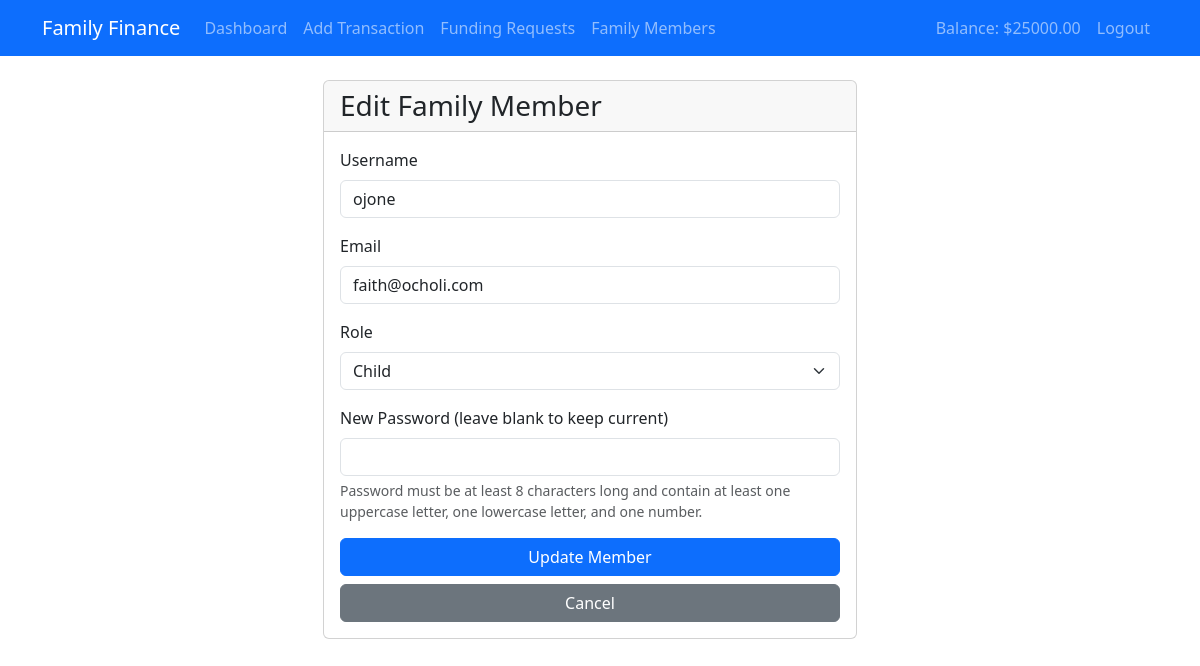
/edit_family_member/3 (signed in), run on an earlier commit of the app's database.
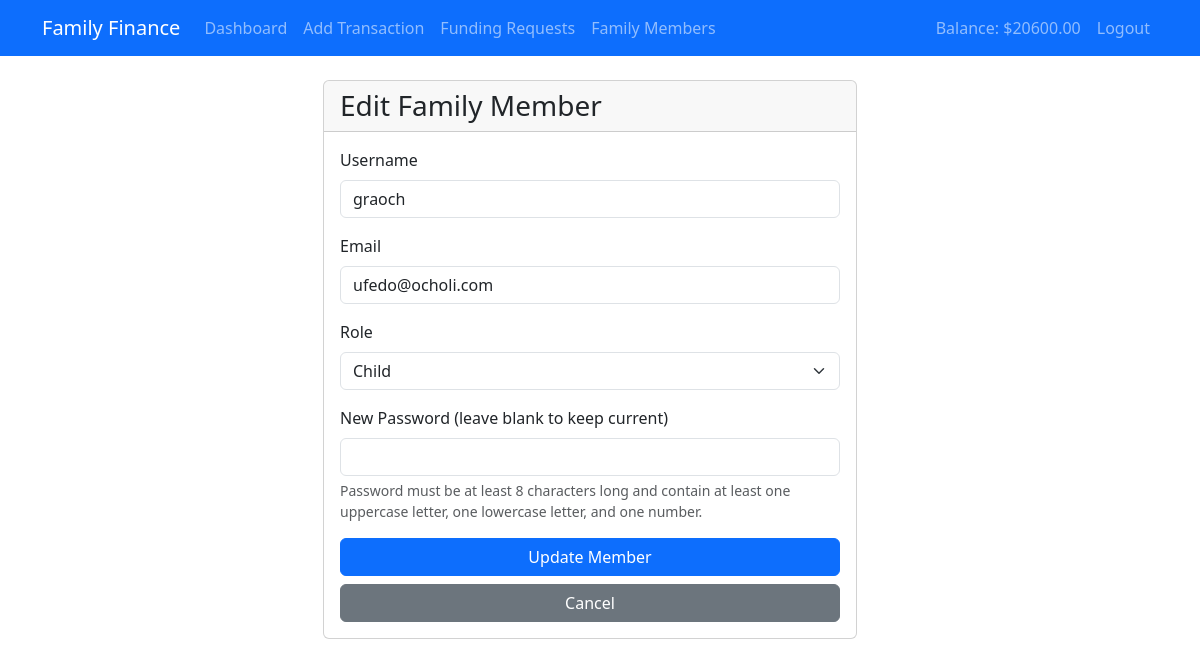
And on a later commit of the database.
### app.py (models this page shows, shortened)
class User(db.Model, UserMixin):
    id = db.Column(db.Integer, primary_key=True)
    username = db.Column(db.String(80), unique=True, nullable=False)
    email = db.Column(db.String(120), unique=True, nullable=False)
    password_hash = db.Column(db.String(128))
    role = db.Column(db.String(20), nullable=False)
    balance = db.Column(db.Float, default=0.0)
    is_active = db.Column(db.Boolean, default=True)
    family_id = db.Column(db.Integer, db.ForeignKey('family.id'))
    created_at = db.Column(db.DateTime, default=datetime.utcnow)
    funding_requests = db.relationship('FundingRequest',
                                     foreign_keys='FundingRequest.requested_by',
                                     backref=db.backref('requester_ref', lazy=True),
                                     lazy=True)
    requests_approved = db.relationship('FundingRequest',
                                      foreign_keys='FundingRequest.approved_by',
                                      backref=db.backref('approver_ref', lazy=True),
                                      lazy=True)
    funding_request_balances = db.relationship('FundingRequestBalance',
                                             backref='user_ref',
                                             lazy=True)
    @property
    def password(self):
        raise AttributeError('password is not a readable attribute')

### app.py (the view, shortened to what this page needs)
@app.route('/edit_family_member/<int:user_id>', methods=['GET', 'POST'])
@login_required
@father_required
def edit_family_member(user_id):
    member = User.query.filter_by(id=user_id, family_id=current_user.family_id).first_or_404()
    if member.role == 'father':
        flash('Cannot edit father account.', 'error')
        return redirect(url_for('manage_family_members'))
    return render_template('edit_family_member.html', member=member)

### app.py (called while the page is built)
@login_manager.user_loader
def load_user(user_id):
    return User.query.get(int(user_id))

def father_required(f):
    @wraps(f)
    def decorated_function(*args, **kwargs):
        if not current_user.is_authenticated or current_user.role != 'father':
            flash('This action requires father privileges')
            return redirect(url_for('dashboard'))
        return f(*args, **kwargs)
    return decorated_function

### templates/edit_family_member.html (shortened to what this page needs)
{% extends "base.html" %}
{% block content %}
<div class="container mt-4">
    <div class="row justify-content-center">
        <div class="col-md-6">
            <div class="card">
                <div class="card-header">
                    <h3 class="card-title mb-0">Edit Family Member</h3>
                </div>
                <div class="card-body">
                    <form method="POST">
                        <div class="mb-3">
                            <label for="username" class="form-label">Username</label>
                            <input type="text" class="form-control" id="username" name="username" value="{{ member.username }}" required>
                        </div>
                        <div class="mb-3">
                            <label for="email" class="form-label">Email</label>
                            <input type="email" class="form-control" id="email" name="email" value="{{ member.email }}" required>
                        </div>
                        <div class="mb-3">
                            <label for="role" class="form-label">Role</label>
                            <select class="form-select" id="role" name="role" required>
                                <option value="child" {% if member.role == 'child' %}selected{% endif %}>Child</option>
                            </select>
                        </div>
                        <div class="mb-3">
                            <label for="new_password" class="form-label">New Password (leave blank to keep current)</label>
                            <input type="password" class="form-control" id="new_password" name="new_password">
                            <div class="form-text">
                                Password must be at least 8 characters long and contain at least one uppercase letter, one lowercase letter, and one number.
                            </div>
                        </div>
                        <div class="d-grid gap-2">
                            <button type="submit" class="btn btn-primary">Update Member</button>
                            <a href="{{ url_for('manage_family_members') }}" class="btn btn-secondary">Cancel</a>
                        </div>
                    </form>
                </div>
            </div>
        </div>
    </div>
</div>
{% endblock %}

### templates/base.html (shortened to what this page needs)
<!DOCTYPE html>
<html lang="en">
<head>
    <link href="https://cdn.jsdelivr.net/npm/bootstrap@5.3.2/dist/css/bootstrap.min.css" rel="stylesheet">
</head>
<body>
    <nav class="navbar navbar-expand-lg navbar-dark bg-primary">
        <div class="container">
            <a class="navbar-brand" href="{{ url_for('index') }}">Family Finance</a>
            <div class="collapse navbar-collapse" id="navbarNav">
                <ul class="navbar-nav me-auto">
                    {% if current_user.is_authenticated %}
                    <li class="nav-item">
                        <a class="nav-link" href="{{ url_for('dashboard') }}">Dashboard</a>
                    </li>
                    <li class="nav-item">
                        <a class="nav-link" href="{{ url_for('add_transaction') }}">Add Transaction</a>
                    </li>
                    <li class="nav-item">
                        <a class="nav-link" href="{{ url_for('funding_requests') }}">Funding Requests</a>
                    </li>
                    {% if current_user.role in ['father', 'mother'] %}
                    <li class="nav-item">
                        <a class="nav-link" href="{{ url_for('manage_family_members') }}">Family Members</a>
                    </li>
                    {% endif %}
                    {% endif %}
                </ul>
                <ul class="navbar-nav">
                    {% if current_user.is_authenticated %}
                    <li class="nav-item">
                        <span class="nav-link">Balance: ${{ "%.2f"|format(current_user.balance) }}</span>
                    </li>
                    <li class="nav-item">
                        <a class="nav-link" href="{{ url_for('logout') }}">Logout</a>
                    </li>
                    {% endif %}
                </ul>
            </div>
        </div>
    </nav>
    <div class="container content">
        {% block content %}{% endblock %}
    </div>
</body>
</html>

What changed in the data, as far as the page shows it:
changed User (number 1 of 2 on the later page): balance "25000.00" → "20600.00"
changed User "Child": username "ojone" → "graoch"; email "faith@ocholi.com" → "ufedo@ocholi.com"
